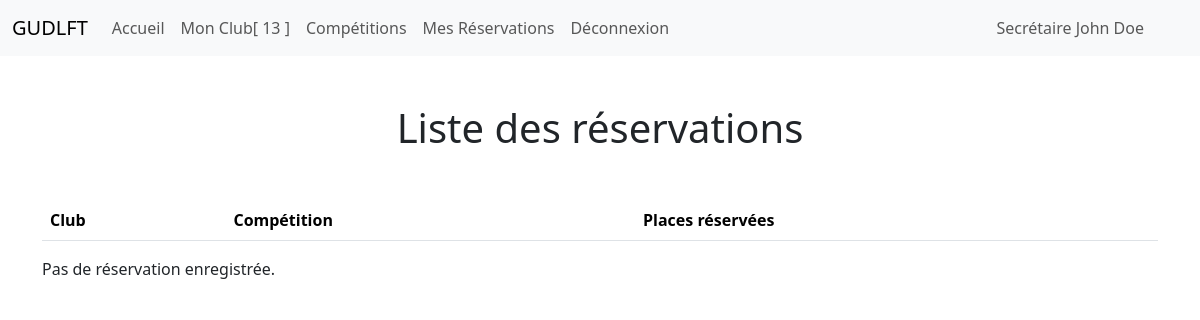
The app's page /reservations/ (signed in) with its own data.
### club_app/models/club.py (models this page shows, shortened)
class Club(db.Model, CrudMixin):
    id = db.Column(db.Integer, primary_key=True)
    secretary_id = db.Column(
        db.Integer, db.ForeignKey("user.id"), nullable=True, unique=True
    )
    name = db.Column(db.String(128), nullable=False, unique=True)
    points = db.Column(db.Integer, default=10, nullable=False)
    is_activated = db.Column(db.Boolean, default=True)
    created_time = db.Column(db.DateTime, default=datetime.utcnow)

### authentication_app/models/user.py (models this page shows, shortened)
class User(db.Model, CrudMixin, UserMixin):
    IMAGE_PATH = "img/profile_photo/"
    id = db.Column(db.Integer, primary_key=True)
    role = db.Column(db.Enum("admin", "secretary"), nullable=False)
    first_name = db.Column(db.String(128), nullable=False)
    last_name = db.Column(db.String(128), nullable=False)
    birthdate = db.Column(db.Date, nullable=False)
    email = db.Column(db.String(128), unique=True, nullable=False)
    password = db.Column(db.String(128), nullable=True)
    is_activated = db.Column(db.Boolean, default=True)
    image = db.Column(db.String(255), nullable=True)
    token = db.Column(db.String(100), nullable=True, unique=True)
    token_expiration_date = db.Column(db.DateTime, nullable=True)
    created_time = db.Column(db.DateTime, default=datetime.utcnow)
    @property
    def is_admin(self) -> bool:
        return self.role == "admin"

### competition_app/views/authenticated.py (the view)
class ListReservations(MethodView):
    decorators = [login_required]
    def get(self):
        club = Club.query.filter_by(secretary_id=current_user.id).first()
        if club:
            club_reservations = (
                Reservation.query.filter_by(club_id=club.id)
                .order_by(Reservation.competition_id)
                .all()
            )
        return render_template("list_reservations.html", reservations=club_reservations, club=club)

### competition_app/templates/list_reservations.html (shortened to what this page needs)
{% extends "base.html" %}
{% block content %}
    {% if current_user.is_admin %}
        <h1 class="my-5 text-center">Liste des réservations [Admin]</h1>
    {% else %}
        <h1 class="my-5 text-center">Liste des réservations </h1>
    {% endif %}
    <div class="row">
        {% if current_user.is_admin %}
            <div class="d-none d-lg-block">
                <table class="table table-hover">
                    <thead>
                        <tr>
                            <th scope="col">ID</th>
                            <th scope="col">Club</th>
                            <th scope="col" >Compétition</th>
                            <th scope="col">Places réservées</th>
                        </tr>
                    </thead>
                    <tbody>
                        {% for reservation in reservations %}
                            <tr>
                                <th scope="row">{{ reservation.id }}</th>
                                <td>{{ reservation.club_name }}</td>
                                <td>{{ reservation.competition_name }}</td>
                                <td>{{ reservation.number_of_spots }}</td>
                                <td>
                                    <a role="button" class="btn btn-danger btn-sm" href="{{ url_for('competition_app_admin.delete_reservation_confirmation',id=reservation.id) }}">
                                        Supprimer
                                    </a>
                                </td>
                            </tr>
                        {% endfor %}
                    </tbody>
                </table>
            </div>
            <div class="d-lg-none">
                <table class="table table-hover">
                    <thead>
                        <tr>
                            <th scope="col">Club</th>
                            <th scope="col" >Compétition</th>
                            <th scope="col">Places</th>
                        </tr>
                    </thead>
                    <tbody>
                        {% for reservation in reservations %}
                            <tr>
                                <td>{{ reservation.club_name }}</td>
                                <td>{{ reservation.competition_name }}</td>
                                <td>{{ reservation.number_of_spots }}</td>
                                <td>
                                    <a title="Supprimer" role="button" class="btn" href="{{ url_for('competition_app_admin.delete_reservation_confirmation',id=reservation.id) }}">
                                        ❌
                                    </a>
                                </td>
                            </tr>
                        {% endfor %}
                    </tbody>
                </table>
            </div>
        {% else %}
            <div class="d-none d-lg-block">
                <table class="table table-hover">
                    <thead>
                        <tr>
                            <th scope="col">Club</th>
                            <th scope="col" >Compétition</th>
                            <th scope="col">Places réservées</th>
                        </tr>
                    </thead>
                </table>
            </div>
        {% endif %}
    </div>
    {% if not reservations %}
        <p>Pas de réservation enregistrée.</p>
    {% endif %}
{% endblock %}

### templates/partials/nav.html (shortened to what this page needs)
<nav class="navbar navbar-expand-lg bg-body-tertiary">
    <div class="container-fluid">
        <a class="navbar-brand" href="{{url_for('club_app_public.list_clubs')}}">GUDLFT</a>
      <div class="collapse navbar-collapse" id="navbarNavAltMarkup">
        <div class="navbar-nav">
          <a class="nav-link" aria-current="page" href="{{url_for('club_app_public.list_clubs')}}">
            Accueil
          </a>
          {%  if current_user.is_authenticated %}
            {% if not current_user.is_admin  %}
              {% if club %}
                <a class="nav-link" href="{{url_for('club_app_authenticated.my_club')}}">Mon Club[ {{club.points}} ]</a>
              {% else %}
                <a class="nav-link" href="{{url_for('club_app_authenticated.my_club')}}">Mon Club</a>
              {% endif %}
              <a class="nav-link" href="{{ url_for('competition_app_authenticated.list_competitions') }}">Compétitions</a>
              <a class="nav-link" href="{{ url_for('competition_app_authenticated.list_reservations')}}">Mes Réservations</a>
            {% endif %}
            <a class="nav-link" href="{{url_for('authentication_app_public.logout')}}">Déconnexion</a>
          {% else %}
            <a class="nav-link" href="{{url_for('authentication_app_public.login')}}">Connexion</a>
            <a class="nav-link" href="{{url_for('authentication_app_public.signup')}}">S'inscrire</a>
          {% endif %}
          {% if current_user.is_authenticated %}
            <a class="nav-link d-none d-xl-block d-lg-block position-absolute top-0 end-0 me-5 mt-2" href="{{ url_for('authentication_app_authenticated.my_profile') }}">
                {{ "Administrateur" if current_user.is_admin  else "Secrétaire" }} {{ current_user.first_name }} {{ current_user.last_name }}
            </a>
          {% else %}
            <a class="nav-link d-none d-xl-block d-lg-block position-absolute top-0 end-0 me-5 mt-2" href="{{ url_for('authentication_app_public.forgotten_password') }}">
              Mot de passe oublié
            </a>
          {% endif %}
        </div>
      </div>
    </div>
  </nav>

### records on screen
Club: points "13"
User: role "Secrétaire", first_name "John", last_name "Doe"
